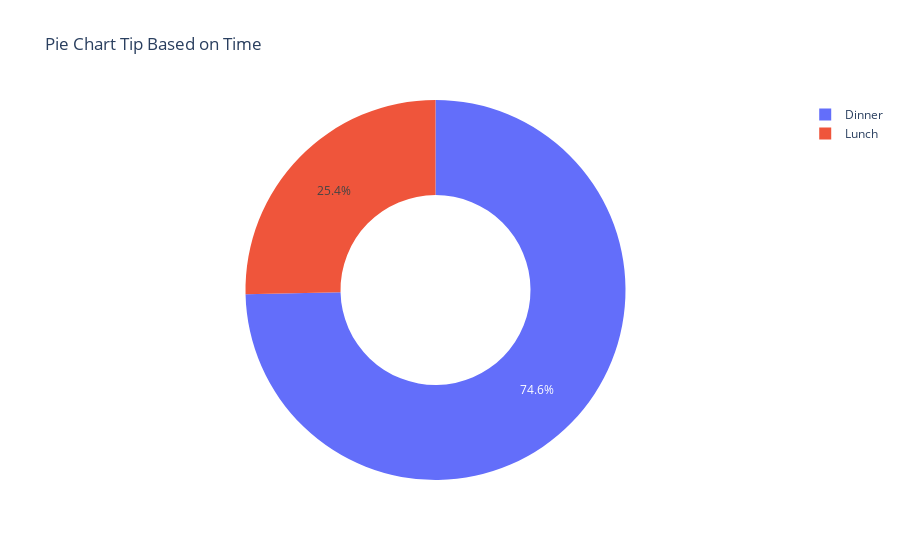

Notebook cell for this chart:
### Code cell
figure = px.pie(data_frame=data,values="tip",names="time",title="Pie Chart Tip Based on Time",hole=0.5)
figure.show()

### Figure 1 — Plotly figure (JSON) as saved in the notebook; plotly's stock layout.template omitted (floating-point values rounded to 4 significant figures; data arrays with more than 128 entries replaced by an {"elided": "..."} marker saying what was removed)
{"data": [{"domain": {"x": [0, 1], "y": [0, 1]}, "hole": 0.5, "hovertemplate": "time=%{label}<br>tip=%{value}<extra></extra>", "labels": {"elided": "244 str values"}, "legendgroup": "", "name": "", "showlegend": true, "type": "pie", "values": {"elided": "244 float values"}}], "layout": {"legend": {"tracegroupgap": 0}, "title": {"text": "Pie Chart Tip Based on Time"}}}
